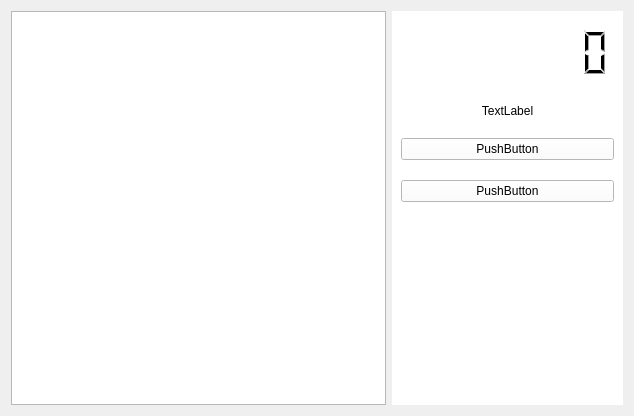
<?xml version="1.0" encoding="UTF-8"?>
<ui version="4.0">
 <class>GamePanel</class>
 <widget class="QWidget" name="GamePanel">
  <property name="geometry">
   <rect>
    <x>0</x>
    <y>0</y>
    <width>634</width>
    <height>416</height>
   </rect>
  </property>
  <property name="windowTitle">
   <string>GamePanel</string>
  </property>
  <layout class="QHBoxLayout" name="horizontalLayout" stretch="618,382">
   <item>
    <widget class="QTableWidget" name="gameWidget"/>
   </item>
   <item>
    <widget class="QWidget" name="funWidget" native="true">
     <property name="autoFillBackground">
      <bool>false</bool>
     </property>
     <property name="styleSheet">
      <string notr="true">background-color:rgb(255, 255, 255)</string>
     </property>
     <layout class="QVBoxLayout" name="verticalLayout">
      <property name="spacing">
       <number>20</number>
      </property>
      <item>
       <widget class="QLCDNumber" name="lcdNumber">
        <property name="sizePolicy">
         <sizepolicy hsizetype="Minimum" vsizetype="Minimum">
          <horstretch>0</horstretch>
          <verstretch>0</verstretch>
         </sizepolicy>
        </property>
        <property name="minimumSize">
         <size>
          <width>0</width>
          <height>64</height>
         </size>
        </property>
        <property name="lineWidth">
         <number>0</number>
        </property>
        <property name="digitCount">
         <number>8</number>
        </property>
        <property name="mode">
         <enum>QLCDNumber::Dec</enum>
        </property>
       </widget>
      </item>
      <item>
       <widget class="QLabel" name="label">
        <property name="sizePolicy">
         <sizepolicy hsizetype="Preferred" vsizetype="Minimum">
          <horstretch>0</horstretch>
          <verstretch>0</verstretch>
         </sizepolicy>
        </property>
        <property name="text">
         <string>TextLabel</string>
        </property>
        <property name="alignment">
         <set>Qt::AlignCenter</set>
        </property>
       </widget>
      </item>
      <item>
       <widget class="QPushButton" name="pushButton_5">
        <property name="text">
         <string>PushButton</string>
        </property>
       </widget>
      </item>
      <item>
       <widget class="QPushButton" name="pushButton_6">
        <property name="text">
         <string>PushButton</string>
        </property>
       </widget>
      </item>
      <item>
       <spacer name="verticalSpacer">
        <property name="orientation">
         <enum>Qt::Vertical</enum>
        </property>
        <property name="sizeHint" stdset="0">
         <size>
          <width>20</width>
          <height>40</height>
         </size>
        </property>
       </spacer>
      </item>
     </layout>
    </widget>
   </item>
  </layout>
 </widget>
 <resources/>
 <connections/>
</ui>
